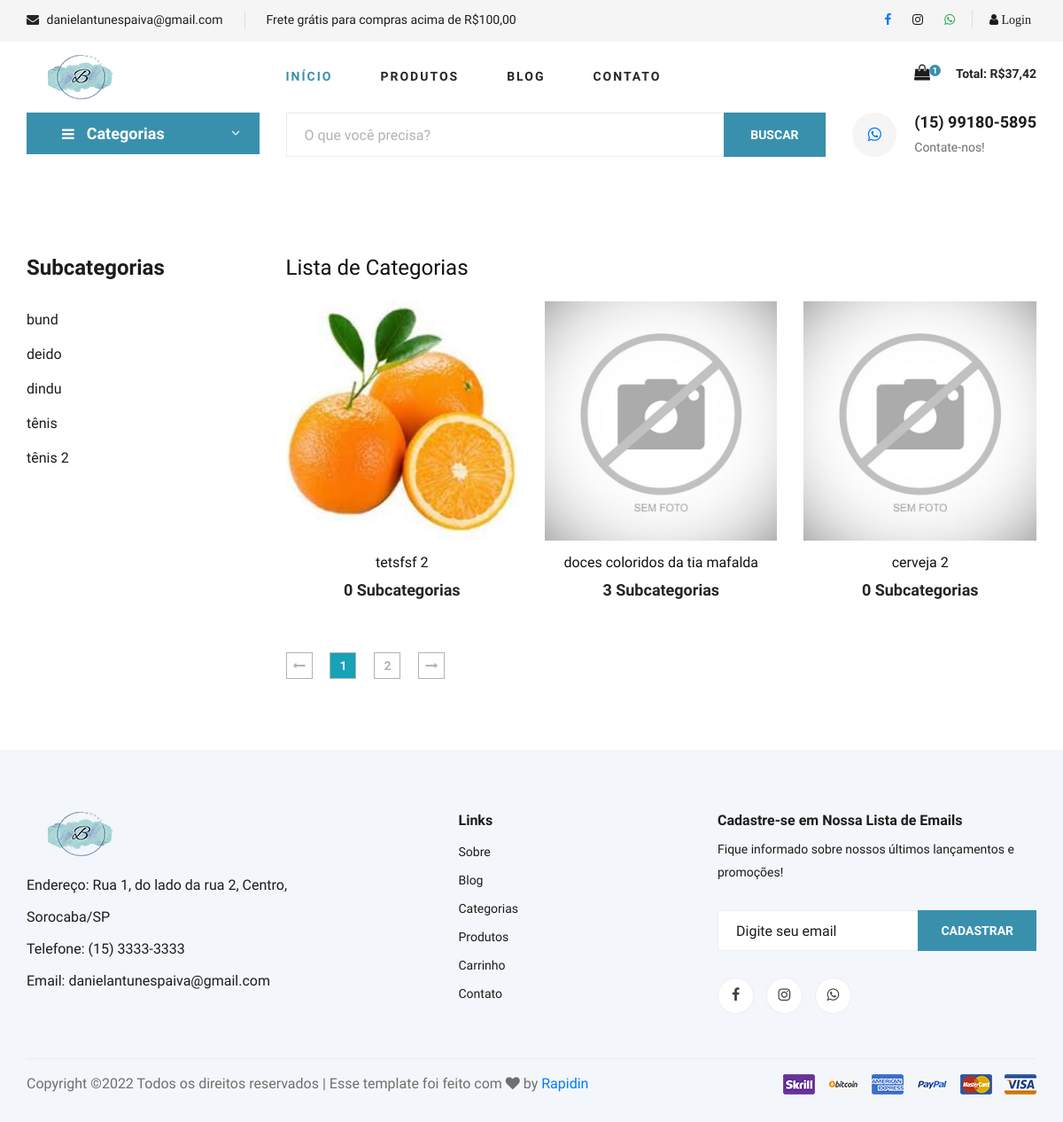
Page /categorias.php on the committed database.
### tables this page shows
CREATE TABLE `promocoes` (
  `id` int(11) NOT NULL,
  `id_produto` int(11) NOT NULL,
  `valor` decimal(8,2) NOT NULL,
  `data_inicio` date NOT NULL,
  `data_final` date NOT NULL,
  `ativo` varchar(5) NOT NULL,
  `desconto` varchar(5) NOT NULL
);

CREATE TABLE `carrinho` (
  `id` int(11) NOT NULL,
  `id_usuario` int(11) NOT NULL,
  `id_produto` int(11) NOT NULL,
  `id_venda` int(11) NOT NULL,
  `quantidade` int(11) NOT NULL,
  `data` date NOT NULL,
  `combo` varchar(5) NOT NULL
);

CREATE TABLE `subcategorias` (
  `id` int(11) NOT NULL,
  `nome` varchar(50) NOT NULL,
  `nome_url` varchar(50) NOT NULL,
  `imagem` varchar(150) NOT NULL,
  `id_categoria` int(11) NOT NULL
);

CREATE TABLE `categorias` (
  `id` int(11) NOT NULL,
  `nome` varchar(50) NOT NULL,
  `nome_url` varchar(50) NOT NULL,
  `imagem` varchar(150) NOT NULL
);

### config.php (called while the page is built, shortened)
<?php
$email_loja = 'danielantunespaiva@gmail.com';
$whatsapp_loja_link = '5515991805895';
$texto_destaque = 'Frete grátis para compras acima de R$100,00';
$itens_por_pagina = 3;
?>

### categorias.php (the view, shortened to what this page needs)
<?php
require_once('cabecalho.php');
require_once('cabecalho-busca.php');
if (@$_GET['pagina'] != null) {
    $pag = $_GET['pagina'];
} else {
    $pag = 0;
}
$limite = $pag * @$itens_por_pagina;
$pagina = $pag;
$nome_pag = 'categorias.php';
?>
<section class="product spad">
    <div class="container">
        <div class="row">
            <div class="col-lg-3 col-md-5">
                <div class="sidebar">
                    <div class="sidebar__item">
                        <h4>Subcategorias</h4>
                        <ul>
                            <?php
                            $query = $pdo->query("SELECT * FROM subcategorias order by nome asc");
                            $res = $query->fetchAll(PDO::FETCH_ASSOC);
                            for ($i = 0; $i < count($res); $i++) {
                                $nome_url_subcategoria = $res[$i]['nome_url'];
                                $nome_subcategoria = $res[$i]['nome'];
                            ?>
                                <li><a href="produtos-<?php echo $nome_url_subcategoria ?>"><?php echo $nome_subcategoria ?></a></li>
                            <?php
                            }
                            ?>
                        </ul>
                    </div>
                </div>
            </div>
            <div class="col-lg-9 col-md-7">
            <h4>Lista de Categorias</h4>
                <div class="row mt-4">
                    <?php
                    $query = $pdo->query("SELECT * FROM categorias order by id desc LIMIT $limite, $itens_por_pagina");
                    $res = $query->fetchAll(PDO::FETCH_ASSOC);
                    for ($i = 0; $i < count($res); $i++) {
                        $nome_url_categoria = $res[$i]['nome_url'];
                        $nome_categoria = $res[$i]['nome'];
                        $imagem_categoria = $res[$i]['imagem'];
                        $id_categoria = $res[$i]['id'];
                        $query2 = $pdo->query("SELECT * FROM subcategorias WHERE id_categoria = $id_categoria");
                        $res2 = $query2->fetchAll(PDO::FETCH_ASSOC);
                        $total_subcategorias = @count($res2);
                        $query3 = $pdo->query("SELECT * FROM categorias");
                        $res3 = $query3->fetchAll(PDO::FETCH_ASSOC);
                        $total_categorias = @count($res3);
                        $numero_paginas = ceil($total_categorias / $itens_por_pagina);
                    ?>
                        <div class="col-lg-4 col-md-6 col-sm-6">
                            <div class="product__item">
                                <div class="product__item__pic set-bg" data-setbg="img/categorias/<?php echo $imagem_categoria ?>">
                                </div>
                                <div class="product__item__text">
                                    <a href="subcategoria-<?php echo $nome_url_categoria ?>">
                                        <h6><?php echo $nome_categoria ?></h6>
                                        <h5><?php echo $total_subcategorias ?> Subcategorias</h5>
                                    </a>
                                </div>
                            </div>
                        </div>
                    <?php
                    }
                    ?>
                </div>
                <div class="product__pagination">
                    <a href="<?php echo $nome_pag ?>?pagina=0"><i class="fa fa-long-arrow-left"></i></a>
                    <?php
                    for ($i = 0; $i < @$numero_paginas; $i++) {
                        $estilo = '';
                        if ($pagina == $i) {
                            $estilo = 'bg-info text-light';
                        }
                        if ($pagina >= ($i - 2) && $pagina <= ($i + 2)) {
                    ?>
                            <a href="<?php echo $nome_pag ?>?pagina=<?php echo $i ?>" class="<?php echo $estilo ?>"><?php echo $i + 1
                                                                                                                    ?></a>
                    <?php
                        }
                    }
                    ?>
                    <a href="<?php echo $nome_pag ?>?pagina=<?php echo $numero_paginas - 1  ?>"><i class="fa fa-long-arrow-right"></i></a>
                </div>
            </div>
        </div>
    </div>
</section>
<?php
require_once('rodape.php')
?>

### cabecalho.php (shortened to what this page needs)
<?php
require_once('conexao.php');
$id_usuario = @$_SESSION['id_usuario'];
$res = $pdo->query("SELECT * from carrinho where id_usuario = '$id_usuario' and id_venda = 0 order by id asc");
$dados = $res->fetchAll(PDO::FETCH_ASSOC);
$linhas = count($dados);
for ($i = 0; $i < count($dados); $i++) {
    $id_produto = $dados[$i]['id_produto'];
    $quantidade = $dados[$i]['quantidade'];
    $combo = $dados[$i]['combo'];
    if ($combo == 'Sim') {
        $res_p = $pdo->query("SELECT * from combos where id = '$id_produto' ");
        $dados_p = $res_p->fetchAll(PDO::FETCH_ASSOC);
        $valor_produto = $dados_p[0]['valor'];
    } else {
        $res_p = $pdo->query("SELECT * from produtos where id = '$id_produto' ");
        $dados_p = $res_p->fetchAll(PDO::FETCH_ASSOC);
        $valor_produto = $dados_p[0]['valor'];
        $promocao_produto = @$dados_p[0]['promocao'];
        if ($promocao_produto == 'Sim') {
            $res_p2 = $pdo->query("SELECT * from promocoes where id_produto = '$id_produto' ");
            $dados_p2 = $res_p2->fetchAll(PDO::FETCH_ASSOC);
            $valor_produto = $dados_p2[0]['valor'];
        }
    }
    $total_item = $valor_produto * $quantidade;
    @$total_carrinho = @$total_carrinho + $total_item;
    $valor_produto = number_format($valor_produto, 2, ',', '.');
}
$total_carrinho = number_format($total_carrinho, 2, ',', '.');
?>
<!DOCTYPE html>
<html lang="zxx">
<head>
    <link rel="stylesheet" href="css/bootstrap.min.css" type="text/css">
    <link rel="stylesheet" href="css/font-awesome.min.css" type="text/css">
    <link rel="stylesheet" href="css/elegant-icons.css" type="text/css">
    <link rel="stylesheet" href="css/nice-select.css" type="text/css">
    <link rel="stylesheet" href="css/jquery-ui.min.css" type="text/css">
    <link rel="stylesheet" href="css/owl.carousel.min.css" type="text/css">
    <link rel="stylesheet" href="css/slicknav.min.css" type="text/css">
    <link rel="stylesheet" href="css/style.css" type="text/css">
</head>
<body>
    <header class="header">
        <div class="header__top">
            <div class="container">
                <div class="row">
                    <div class="col-lg-6 col-md-6">
                        <div class="header__top__left">
                            <ul>
                                <li><i class="fa fa-envelope"></i> <?php echo $email_loja ?></li>
                                <li><?php echo $texto_destaque ?></li>
                            </ul>
                        </div>
                    </div>
                    <div class="col-lg-6 col-md-6">
                        <div class="header__top__right">
                            <div class="header__top__right__social">
                                <a href="#" target="_blank" title="Acessar nosso Facebook"><i class="fa fa-facebook text-primary"></i></a>
                                <a href="#" target="_blank" title="Acessar nosso Instagram"><i class="fa fa-instagram"></i></a>
                                <a href="http://api.whatsapp.com/send?1=pt_BR&phone=<?php echo $whatsapp_loja_link ?>" title="Fale Conosco no Whatsapp"><i class="fa fa-whatsapp text-success"></i></a>
                            </div>
                            <div class="header__top__right__auth">
                                <?php
                                if (@$_SESSION['nivel_usuario'] == null) {
                                ?>
                                    <a href="sistema"><i class="fa fa-user"> Login</i>
                                    <?php
                                } else if ($_SESSION['nivel_usuario'] == 'Administrador') {
                                    ?>
                                        <a href="sistema/painel-admin/"><i class="fa fa-user"> Painel</i>
                                            <a href="sistema/logout.php"><i class="fa fa-user"> Sair</i>
                                            <?php
                                        } else if ($_SESSION['nivel_usuario'] == 'Cliente') {
                                            ?>
                                                <a href="sistema/painel-cliente/"><i class="fa fa-user"> Painel</i>
                                                    <a href="sistema/logout.php"><i class="fa fa-user"> Sair</i>
                                                    <?php
                                                }
                                                    ?>
                            </div>
                        </div>
                    </div>
                </div>
            </div>
        </div>
        <div class="container">
            <div class="row">
                <div class="col-lg-3">
                    <div class="header__logo">
                        <a href="./index.php"><img src="img/logo-azul-pequena.png" alt=""></a>
                    </div>
                </div>
                <div class="col-lg-6">
                    <nav class="header__menu">
                        <ul>
                            <li class="active"><a href="./index.php">Início</a></li>
                            <li><a href="#">Produtos</a>
                            </li>
                            <li><a href="./blog.php">Blog</a></li>
                            <li><a href="./contatos.php">Contato</a></li>
                        </ul>
                    </nav>
                </div>
                <div class="col-lg-3">
                    <div class="header__cart">
                        <ul>
                            <li><a href="carrinho.php"><i class="fa fa-shopping-bag"></i> <span><?php echo $linhas ?></span></a></li>
                        </ul>
                        <div class="header__cart__price"><span>Total: R$<?php echo $total_carrinho ?></span></div>
                    </div>
                </div>
            </div>
        </div>
    </header>

### css/style.css (style rules this page uses)
html, body { height: 100%; font-family: "Cairo", sans-serif; -webkit-font-smoothing: antialiased; font-smoothing: antialiased; }
h1, h2, h3, h4, h5, h6 { margin: 0; color: #111111; font-weight: 400; font-family: "Cairo", sans-serif; }
h4 { font-size: 24px; }
h5 { font-size: 18px; }
h6 { font-size: 16px; }
img { max-width: 100%; }
ul, ol { padding: 0; margin: 0; }
.set-bg { background-repeat: no-repeat; background-size: cover; background-position: top center; }
.spad { padding-top: 100px; padding-bottom: 100px; }
.header__top { background: #f5f5f5; }
.header__top__left { padding: 10px 0 13px; }
.header__top__left ul li { font-size: 14px; color: #1c1c1c; display: inline-block; margin-right: 45px; position: relative; }
.header__top__left ul li:after { position: absolute; right: -25px; top: 1px; height: 20px; width: 1px; background: #000000; opacity: 0.1; content: ""; }
.header__top__left ul li:last-child { margin-right: 0; }
.header__top__left ul li:last-child:after { display: none; }
.header__top__left ul li i { color: #252525; margin-right: 5px; }
.header__top__right { text-align: right; padding: 10px 0 13px; }
.header__top__right__social { position: relative; display: inline-block; margin-right: 35px; }
.header__top__right__social:after { position: absolute; right: -20px; top: 1px; height: 20px; width: 1px; background: #000000; opacity: 0.1; content: ""; }
.header__top__right__social a { font-size: 14px; display: inline-block; color: #1c1c1c; margin-right: 20px; }
.header__top__right__social a:last-child { margin-right: 0; }
.header__top__right__auth { display: inline-block; }
.header__top__right__auth a { display: block; font-size: 14px; color: #1c1c1c; }
.header__top__right__auth a i { margin-right: 6px; }
.header__logo { padding: 15px 0; }
.header__logo a { display: inline-block; }
.header__menu { padding: 24px 0; }
.header__menu ul li { list-style: none; display: inline-block; margin-right: 50px; position: relative; }
.header__menu ul li.active a { color: #3990ad; }
.header__menu ul li:last-child { margin-right: 0; }
.header__menu ul li a { font-size: 14px; color: #252525; text-transform: uppercase; font-weight: 700; letter-spacing: 2px; -webkit-transition: all, 0.3s; -moz-transition: all, 0.3s; -ms-transition: all, 0.3s; -o-transition: all, 0.3s; transition: all, 0.3s; padding: 5px 0; display: block; }
.header__cart { text-align: right; padding: 24px 0; }
.header__cart ul { display: inline-block; margin-right: 25px; }
.header__cart ul li { list-style: none; display: inline-block; margin-right: 15px; }
.header__cart ul li:last-child { margin-right: 0; }
.header__cart ul li a { position: relative; }
.header__cart ul li a i { font-size: 18px; color: #1c1c1c; }
.header__cart ul li a span { height: 13px; width: 13px; background: #3990ad; font-size: 10px; color: #ffffff; line-height: 13px; text-align: center; font-weight: 700; display: inline-block; border-radius: 50%; position: absolute; top: 0; right: -12px; }
.header__cart .header__cart__price { font-size: 14px; color: #6f6f6f; display: inline-block; }
.header__cart .header__cart__price span { color: #252525; font-weight: 700; }
.sidebar__item { margin-bottom: 35px; }
.sidebar__item h4 { color: #1c1c1c; font-weight: 700; margin-bottom: 25px; }
.sidebar__item ul li { list-style: none; }
.sidebar__item ul li a { font-size: 16px; color: #1c1c1c; line-height: 39px; display: block; }
.product { padding-top: 80px; padding-bottom: 80px; }
.product__item { margin-bottom: 50px; }
.product__item__pic { height: 270px; position: relative; overflow: hidden; }
.product__item__text { text-align: center; padding-top: 15px; }
.product__item__text h6 { margin-bottom: 10px; }
.product__item__text h5 { color: #252525; font-weight: 700; }
.product__pagination, .blog__pagination { padding-top: 10px; }
.product__pagination a, .blog__pagination a { display: inline-block; width: 30px; height: 30px; border: 1px solid #b2b2b2; font-size: 14px; color: #b2b2b2; font-weight: 700; line-height: 28px; text-align: center; margin-right: 16px; -webkit-transition: all, 0.3s; -moz-transition: all, 0.3s; -ms-transition: all, 0.3s; -o-transition: all, 0.3s; transition: all, 0.3s; }
.product__pagination a:last-child, .blog__pagination a:last-child { margin-right: 0; }
@media only screen and (min-width: 1200px) { .container { max-width: 1170px; } }

### rows in the picture
promocoes: valor.quantidade "37,42"
subcategorias: nome "bund"
subcategorias: nome "deido"
subcategorias: nome "dindu"
subcategorias: nome "tênis"
subcategorias: nome "tênis 2"
categorias: shows a picture, nome "tetsfsf 2", total_subcategorias "0"
categorias: nome "doces coloridos da tia mafalda", total_subcategorias "3"
categorias: nome "cerveja 2", total_subcategorias "0"

### other values in the picture
$email_loja "danielantunespaiva@gmail.com"
$texto_destaque "Frete grátis para compras acima de R$100,00"
$linhas "1"
$whatsapp_loja "(15) 99180-5895"
$endereco_loja "Rua 1, do lado da rua 2, Centro, Sorocaba/SP"
$tel_loja "(15) 3333-3333"
